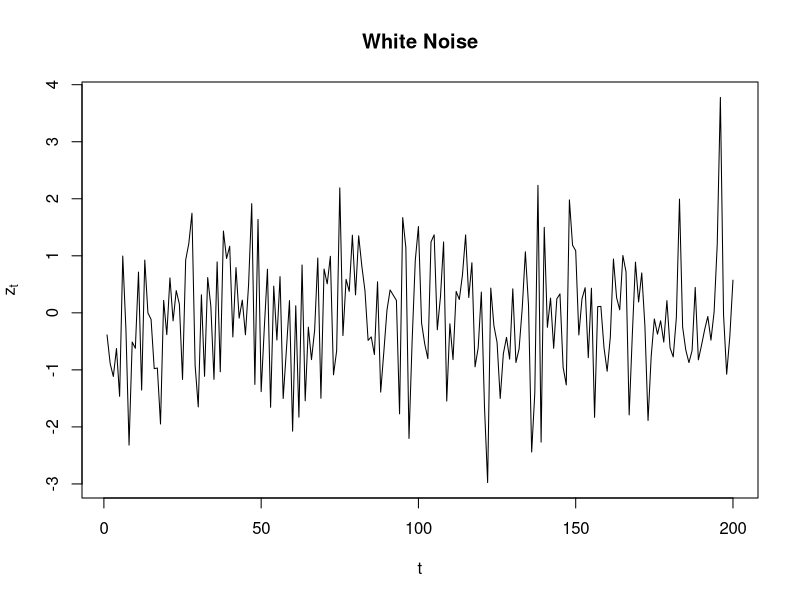
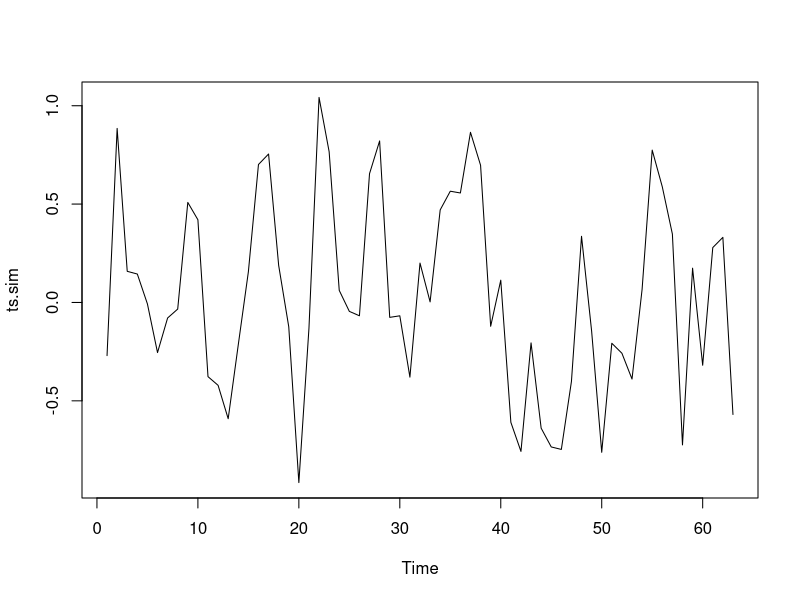
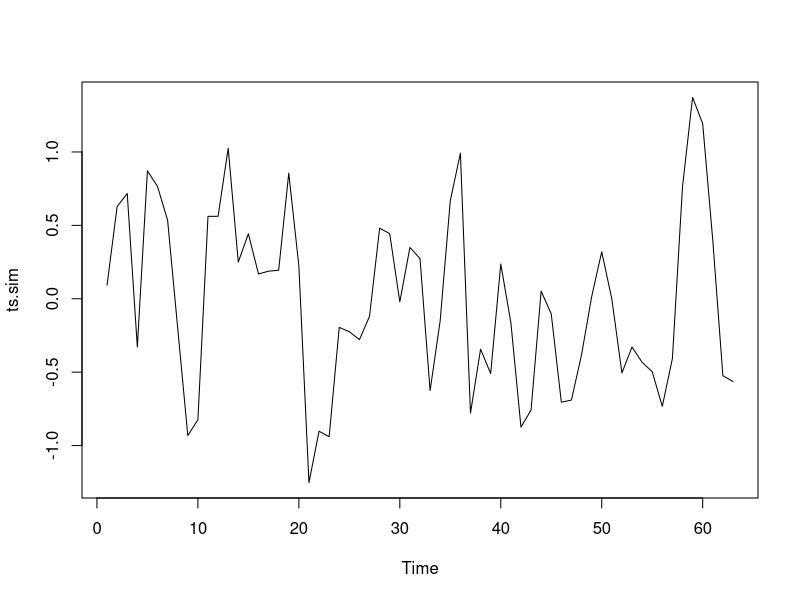
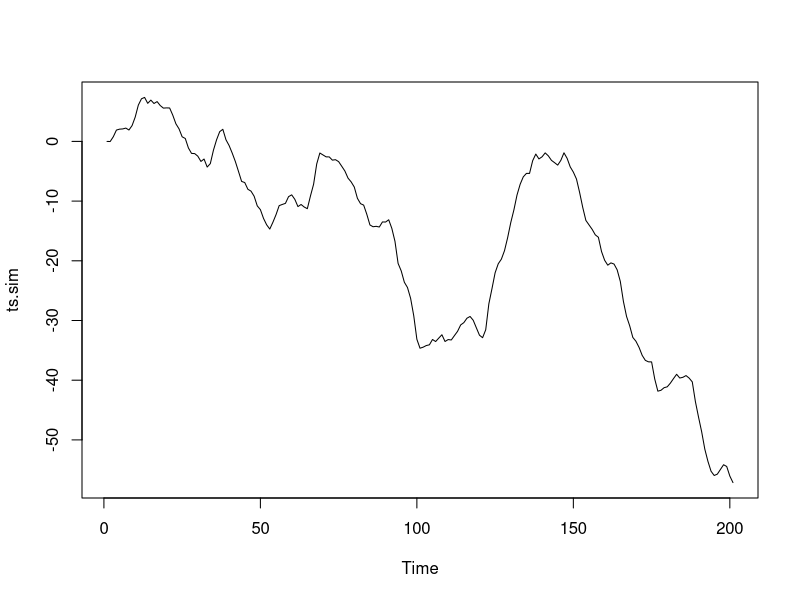
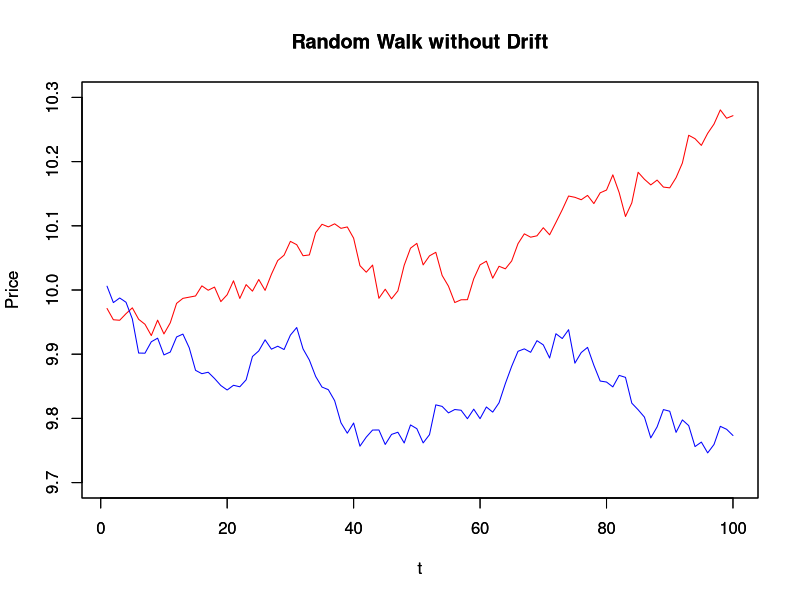

Source code (R) for these figures, in order:
#Simulating a white noise process

z_t <- rnorm(200,0,1)
plot(z_t,xlab = "t",ylab = expression(z[t]),type = "l",main = "White Noise")

#Simulating ARIMA models

ts.sim<-arima.sim(n = 63, list(ar = c(0.8897, -0.4858), ma = c(-0.2279, 0.2488)),
          sd = sqrt(0.1796))
ts.plot(ts.sim)
# mildly long-tailed
ts.sim<-arima.sim(n = 63, list(ar = c(0.8897, -0.4858), ma = c(-0.2279, 0.2488)),
          rand.gen = function(n, ...) sqrt(0.1796) * rt(n, df = 5))
plot(ts.sim)
# An ARIMA simulation
ts.sim <- arima.sim(list(order = c(1,1,0), ar = 0.7), n = 200)
ts.plot(ts.sim)

#Simulating random walks: X_t = x_0 + t*mu + z_t

RW <- function(N, x0, mu, variance) {
  z<-cumsum(rnorm(n=N, mean=0, 
                  sd=sqrt(variance)))
  t<-1:N
  x<-x0+t*mu+z
  return(x)
}

P1<-RW(100,10,0,0.0004)
P2<-RW(100,10,0,0.0004)
plot(P1, main="Random Walk without Drift", 
     xlab="t",ylab="Price", ylim=c(9.7,10.3),
     typ='l', col="red")
par(new=T)  #to draw in the same plot
plot(P2, main="Random Walk without Drift", 
     xlab="t",ylab="Price", ylim=c(9.7,10.3),
     typ='l', col="blue")
